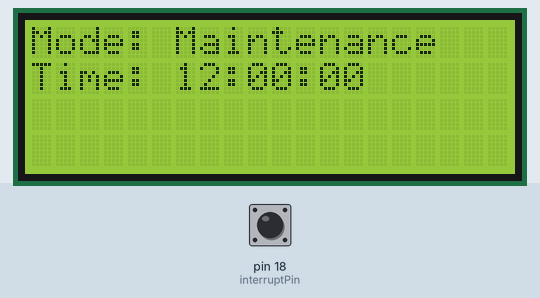
Simulated run of this sketch. Board: Arduino Uno, built for the host (arithmetic inside an expression is 32-bit, double 64-bit). Parts: 20×4 character LCD. The test bench sets the inputs (shaded band); at power-on: pin 18 (interruptPin) HIGH. EEPROM starts erased.

Above: at 0.2 s.
At 1.2 s:
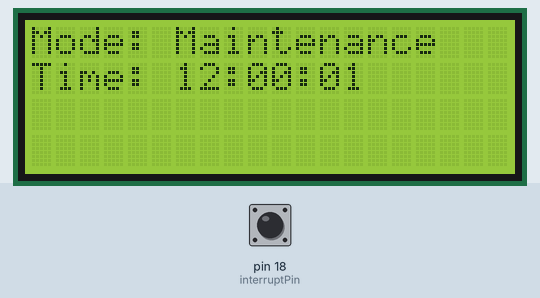
1.3 s: pin 18 (interruptPin) pulled LOW for 0.15 s
2.9 s: pin 18 (interruptPin) pulled LOW for 1 s
5.4 s: pin 18 (interruptPin) pulled LOW for 1 s
7.9 s: pin 18 (interruptPin) pulled LOW for 3.2 s
At 9.0 s:
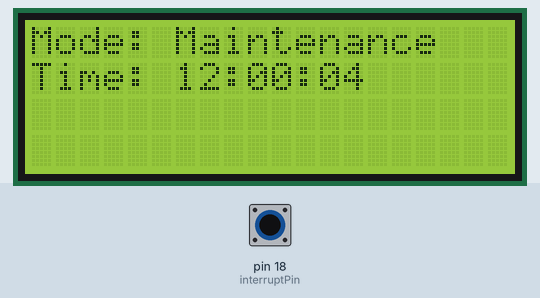
Timing chart, 0 to 10.9 s (numbered marks = the images above; inputs shaded):
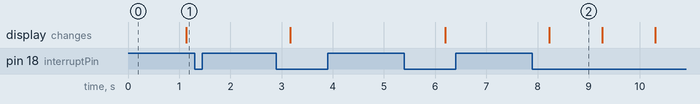

Measured:
- after the input at 1.3 s, every drawn part: stays the same
- after the input at 7.9 s, the display: changes after 0.33 s (image 2)
- what the display in image 2 shows lasts 1.1 s, from 8.2 s to 9.3 s

The sketch:

curr_time_lcd_gpio18_with_main_label.ino
```cpp
#include <Wire.h>
#include <LiquidCrystal_I2C.h>
#include <EEPROM.h>

LiquidCrystal_I2C lcd(0x27, 20, 4);  // Address 0x27 for a 20x4 character display

const int interruptPin = 18;

bool displayRunning = true;

void setup() {
  Wire.begin();
  lcd.init();
  lcd.backlight();

  pinMode(interruptPin, INPUT_PULLUP);
  attachInterrupt(digitalPinToInterrupt(interruptPin), toggleDisplay, CHANGE);

  // Initialize EEPROM
  EEPROM.begin(512);

  // Set initial time if EEPROM is empty
  if (EEPROM.read(0) == 255 && EEPROM.read(1) == 255) {
    // Set initial time (HH:MM:SS)
    EEPROM.write(0, 12); // hours
    EEPROM.write(1, 0);  // minutes
    EEPROM.write(2, 0);  // seconds
    EEPROM.commit();
  }
}

void loop() {
  if (displayRunning) {
    // Print "Mode: Maintenance"
    lcd.setCursor(0, 0);
    lcd.print("Mode: Maintenance");

    // Read time from EEPROM
    int hours = EEPROM.read(0);
    int minutes = EEPROM.read(1);
    int seconds = EEPROM.read(2);

    // Display time on LCD
    lcd.setCursor(0, 1); // Move cursor to the second line
    lcd.print("Time: ");
    lcd.print(hours);
    lcd.print(":");
    if (minutes < 10) {
      lcd.print("0");
    }
    lcd.print(minutes);
    lcd.print(":");
    if (seconds < 10) {
      lcd.print("0");
    }
    lcd.print(seconds);

    // Increment seconds
    seconds++;
    if (seconds >= 60) {
      seconds = 0;
      minutes++;
      if (minutes >= 60) {
        minutes = 0;
        hours++;
        if (hours >= 24) {
          hours = 0;
        }
      }
    }

    // Update time in EEPROM
    EEPROM.write(0, hours);
    EEPROM.write(1, minutes);
    EEPROM.write(2, seconds);
    EEPROM.commit();
  }
  delay(1000); // Update every second
}

void toggleDisplay() {
  // Check the state of GPIO pin 18
  if (digitalRead(interruptPin) == LOW) {
    // If pin is LOW, resume time display
    displayRunning = true;
  } else {
    // If pin is HIGH, pause time display
    displayRunning = false;
  }
}

//This code stops the currnet time as soon as gpio18 is no longer low and prints Mode: Maintenance ,even when gpio18 is no longer low
```
